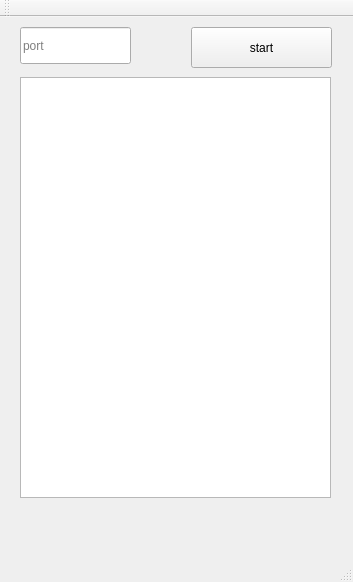
<?xml version="1.0" encoding="UTF-8"?>
<ui version="4.0">
 <class>MainWindow</class>
 <widget class="QMainWindow" name="MainWindow">
  <property name="geometry">
   <rect>
    <x>0</x>
    <y>0</y>
    <width>353</width>
    <height>582</height>
   </rect>
  </property>
  <property name="windowTitle">
   <string>MainWindow</string>
  </property>
  <widget class="QWidget" name="centralWidget">
   <widget class="QTextBrowser" name="log">
    <property name="geometry">
     <rect>
      <x>20</x>
      <y>60</y>
      <width>311</width>
      <height>421</height>
     </rect>
    </property>
   </widget>
   <widget class="QLineEdit" name="port">
    <property name="geometry">
     <rect>
      <x>20</x>
      <y>10</y>
      <width>111</width>
      <height>37</height>
     </rect>
    </property>
    <property name="placeholderText">
     <string>port</string>
    </property>
   </widget>
   <widget class="QPushButton" name="start">
    <property name="geometry">
     <rect>
      <x>191</x>
      <y>10</y>
      <width>141</width>
      <height>41</height>
     </rect>
    </property>
    <property name="text">
     <string>start</string>
    </property>
   </widget>
  </widget>
  <widget class="QMenuBar" name="menuBar">
   <property name="geometry">
    <rect>
     <x>0</x>
     <y>0</y>
     <width>353</width>
     <height>34</height>
    </rect>
   </property>
  </widget>
  <widget class="QToolBar" name="mainToolBar">
   <attribute name="toolBarArea">
    <enum>TopToolBarArea</enum>
   </attribute>
   <attribute name="toolBarBreak">
    <bool>false</bool>
   </attribute>
  </widget>
  <widget class="QStatusBar" name="statusBar"/>
 </widget>
 <layoutdefault spacing="6" margin="11"/>
 <resources/>
 <connections/>
</ui>
